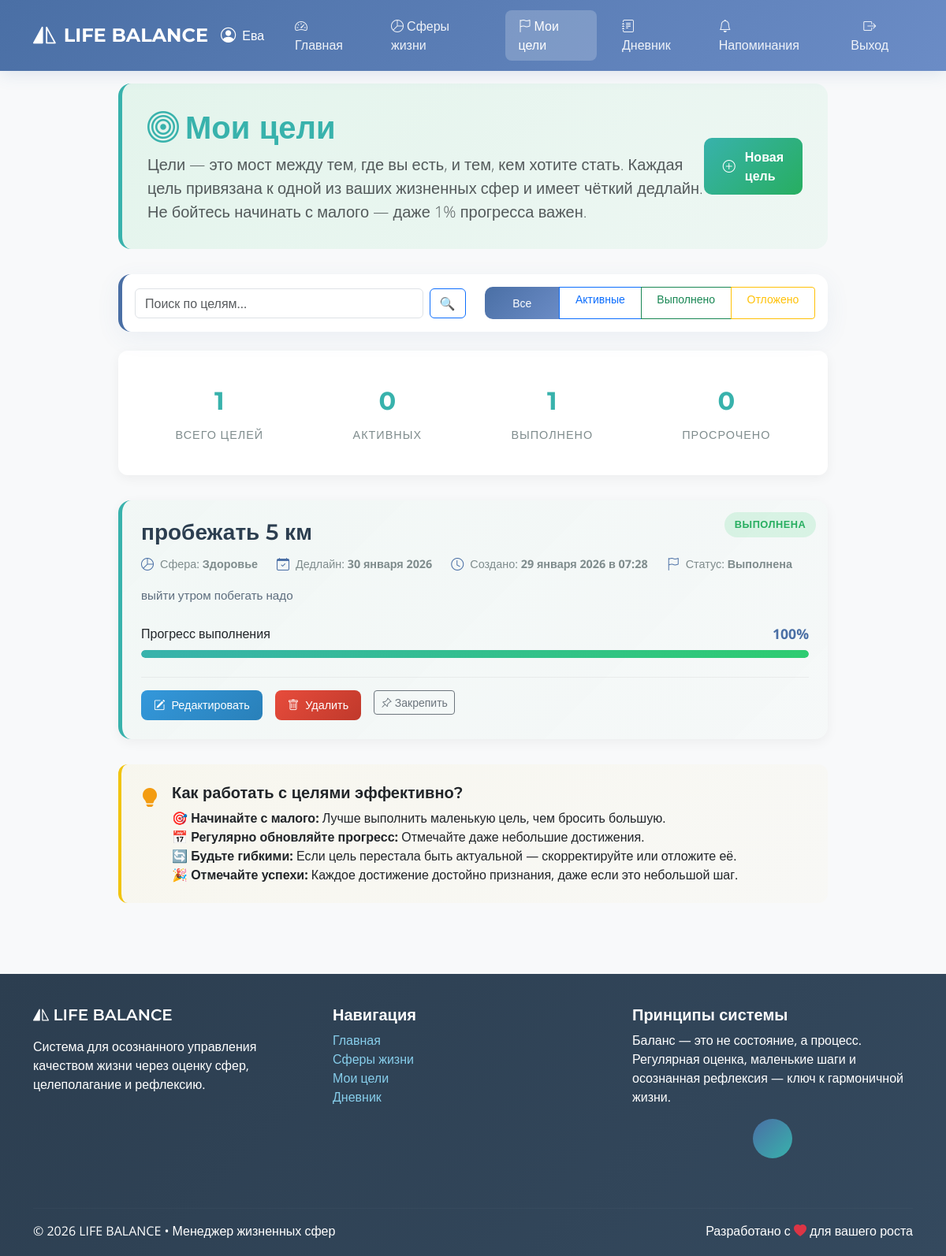
Screenshot of /goals/ (signed in) with the database file from the repository.
### lifemanager/models.py (models this page shows, shortened)
class User(AbstractBaseUser):
    id = models.UUIDField(primary_key=True, default=uuid.uuid4, editable=False)
    name = models.CharField(max_length=100, null=False, blank=False)
    email = models.EmailField(max_length=255, unique=True, null=False, blank=False)
    created_at = models.DateTimeField(auto_now_add=True)
    is_active = models.BooleanField(default=True)
    is_admin = models.BooleanField(default=False)
    objects = UserManager()
    USERNAME_FIELD = 'email'
    REQUIRED_FIELDS = ['name']

class Goal(models.Model):
    class Status(models.TextChoices):
        ACTIVE = 'active', 'Активна'
        COMPLETED = 'completed', 'Выполнена'
        POSTPONED = 'postponed', 'Отложена'
    id = models.UUIDField(primary_key=True, default=uuid.uuid4, editable=False)
    title = models.CharField(max_length=100, null=False, blank=False)
    description = models.TextField(null=True, blank=True)
    deadline = models.DateField(null=False, blank=False)
    status = models.CharField(max_length=20, choices=Status.choices, default=Status.ACTIVE)
    progress = models.PositiveSmallIntegerField(
        validators=[MinValueValidator(0), MaxValueValidator(100)],
        default=0,
        null=False,
        blank=False
    )
    user = models.ForeignKey(User, on_delete=models.CASCADE)
    sphere = models.ForeignKey(LifeSphere, on_delete=models.CASCADE)
    created_at = models.DateTimeField(auto_now_add=True, verbose_name="Дата создания")
    is_pinned = models.BooleanField(default=False, verbose_name="Закреплено")
    class Meta:
        ordering = ['-is_pinned', 'deadline']

class LifeSphere(models.Model):
    id = models.UUIDField(primary_key=True, default=uuid.uuid4, editable=False)
    title = models.CharField(max_length=50, unique=True, null=False, blank=False)
    description = models.TextField(null=True, blank=True)

### lifemanager/views.py (the view)
# urls.py: path('goals/', views.goal_list, name='goal_list'),
@login_required
def goal_list(request):
    goals = Goal.objects.filter(user=request.user).select_related('sphere')
    status_filter = request.GET.get('status')
    if status_filter in ['active', 'completed', 'postponed']:
        goals = goals.filter(status=status_filter)
    elif status_filter == 'all' or not status_filter:
        pass
    search_query = request.GET.get('search')
    if search_query:
        goals = goals.filter(
            Q(title__icontains=search_query) |
            Q(description__icontains=search_query)
        )
    goals = goals.annotate(
        sort_order=models.Case(
            models.When(is_pinned=True, then=0),
            models.When(status='active', then=1),
            models.When(status='postponed', then=2),
            models.When(status='completed', then=3),
            default=4,
            output_field=models.IntegerField()
        )
    ).order_by('sort_order', '-deadline')
    paginator = Paginator(goals, 5)
    page_number = request.GET.get('page')
    try:
        page_obj = paginator.get_page(page_number)
    except (EmptyPage, PageNotAnInteger):
        page_obj = paginator.get_page(1)
    all_goals = Goal.objects.filter(user=request.user)
    total_count = all_goals.count()
    active_count = all_goals.filter(status='active').count()
    completed_count = all_goals.filter(status='completed').count()
    overdue_count = all_goals.filter(deadline__lt=date.today(), status='active').count()
    return render(request, 'goals/goal_list.html', {
        'page_obj': page_obj,
        'total_count': total_count,
        'active_count': active_count,
        'completed_count': completed_count,
        'overdue_count': overdue_count,
        'current_status': status_filter or 'all',
        'search_query': search_query or '',
        'today': date.today(),
    })

### lifemanager/templates/goals/goal_list.html (shortened to what this page needs)
{% extends 'base.html' %}
{% block content %}
<div class="goals-container fade-in">
    <div class="goals-header">
        <div class="d-flex justify-content-between align-items-center">
            <div>
                <h1 class="display-6 fw-bold mb-2" style="color: var(--success);">
                    <i class="bi bi-bullseye me-2"></i>Мои цели
                </h1>
                <p class="lead mb-0 text-muted">
                    Цели — это мост между тем, где вы есть, и тем, кем хотите стать.
                    Каждая цель привязана к одной из ваших жизненных сфер и имеет чёткий дедлайн.
                    Не бойтесь начинать с малого — даже 1% прогресса важен.
                </p>
            </div>
            <a href="{% url 'create_goal' %}" class="btn-create-goal">
                <i class="bi bi-plus-circle me-1"></i> Новая цель
            </a>
        </div>
    </div>
    <div class="card mb-4">
        <div class="card-body">
            <div class="row align-items-center">
                <div class="col-md-6 mb-2 mb-md-0">
                    <form method="get" class="d-flex">
                        <input type="text" name="search" class="form-control me-2"
                           placeholder="Поиск по целям..." value="{{ search_query }}">
                        <button type="submit" class="btn btn-outline-primary">🔍</button>
                    </form>
                </div>
                <div class="col-md-6">
                    <div class="btn-group w-100" role="group">
                        <a href="?status=all" class="btn btn-sm {% if current_status == 'all' %}btn-primary{% else %}btn-outline-primary{% endif %}">Все</a>
                        <a href="?status=active" class="btn btn-sm {% if current_status == 'active' %}btn-primary{% else %}btn-outline-primary{% endif %}">Активные</a>
                        <a href="?status=completed" class="btn btn-sm {% if current_status == 'completed' %}btn-success{% else %}btn-outline-success{% endif %}">Выполнено</a>
                        <a href="?status=postponed" class="btn btn-sm {% if current_status == 'postponed' %}btn-warning{% else %}btn-outline-warning{% endif %}">Отложено</a>
                    </div>
                </div>
            </div>
        </div>
    </div>
    <div class="goals-stats">
        <div class="stat-item">
            <div class="stat-value">{{ total_count }}</div>
            <div class="stat-label">Всего целей</div>
        </div>
        <div class="stat-item">
            <div class="stat-value">{{ active_count }}</div>
            <div class="stat-label">Активных</div>
        </div>
        <div class="stat-item">
            <div class="stat-value">{{ completed_count }}</div>
            <div class="stat-label">Выполнено</div>
        </div>
        <div class="stat-item">
            <div class="stat-value">{{ overdue_count }}</div>
            <div class="stat-label">Просрочено</div>
        </div>
    </div>
    {% if page_obj %}
    <div class="goals-list">
        {% for goal in page_obj %}
        <div class="goal-card {% if goal.status == 'completed' %}completed{% elif goal.is_overdue %}overdue{% endif %}">
            <div class="goal-status-badge
            {% if goal.status == 'active' %}badge-active
            {% elif goal.status == 'completed' %}badge-completed
            {% elif goal.status == 'postponed' %}badge-postponed
            {% elif goal.deadline < today and goal.status == 'active' %}badge-overdue{% endif %}">
                {% if goal.deadline < today and goal.status == 'active' %}
                <i class="bi bi-exclamation-triangle me-1"></i>Просрочено
                {% else %}
                {{ goal.get_status_display }}
                {% endif %}
            </div>
            <h3 class="goal-title">{{ goal.title }}</h3>
            <div class="goal-meta">
                <div class="meta-item">
                    <i class="bi bi-pie-chart meta-icon"></i>
                    <span>Сфера: <strong>{{ goal.sphere.title }}</strong></span>
                </div>
                <div class="meta-item">
                    <i class="bi bi-calendar-check meta-icon"></i>
                    <span>Дедлайн: <strong>{{ goal.deadline|date:"d E Y" }}</strong></span>
                </div>
                <div class="meta-item">
                    <i class="bi bi-clock meta-icon"></i>
                    <span>Создано: <strong>{{ goal.created_at|date:"d E Y в H:i" }}</strong></span>
                </div>
                <div class="meta-item">
                    <i class="bi bi-flag meta-icon"></i>
                    <span>Статус: <strong>{{ goal.get_status_display }}</strong></span>
                </div>
            </div>
                {% if goal.description %}
                <div class="goal-description">
                    {{ goal.description|linebreaks }}
                </div>
                {% endif %}
                <div class="goal-progress">
                    <div class="progress-header">
                        <span>Прогресс выполнения</span>
                        <span class="progress-percentage">{{ goal.progress }}%</span>
                    </div>
                    <div class="progress-bar-custom">
                        <div class="progress-fill {% if goal.status == 'completed' %}completed{% endif %}"
                             style="width: {{ goal.progress }}%"></div>
                    </div>
                </div>
                <div class="goal-actions">
                    <a href="{% url 'edit_goal' goal.id %}" class="btn-edit">
                        <i class="bi bi-pencil-square"></i> Редактировать
                    </a>
                    <a href="{% url 'delete_goal' goal.id %}" class="btn-delete">
                        <i class="bi bi-trash"></i> Удалить
                    </a>
                    <form method="post" action="{% url 'toggle_pin_goal' goal.id %}" style="display: inline;">
                        <button type="submit" class="btn {% if goal.is_pinned %}btn-warning{% else %}btn-outline-secondary{% endif %} btn-sm">
                            <i class="bi {% if goal.is_pinned %}bi-pin-angle-fill{% else %}bi-pin-angle{% endif %}"></i>
                            {{ goal.is_pinned|yesno:"Открепить,Закрепить" }}
                        </button>
                    </form>
                </div>
            </div>
            {% endfor %}
        </div>
    {% endif %}
    <div class="tips-card">
        <div class="d-flex">
            <div class="me-3">
                <i class="bi bi-lightbulb-fill" style="font-size: 1.5rem; color: #f39c12;"></i>
            </div>
            <div>
                <h5 class="mb-2">Как работать с целями эффективно?</h5>
                <p class="mb-0">
                    <strong>🎯 Начинайте с малого:</strong> Лучше выполнить маленькую цель, чем бросить большую.<br>
                    <strong>📅 Регулярно обновляйте прогресс:</strong> Отмечайте даже небольшие достижения.<br>
                    <strong>🔄 Будьте гибкими:</strong> Если цель перестала быть актуальной — скорректируйте или отложите её.<br>
                    <strong>🎉 Отмечайте успехи:</strong> Каждое достижение достойно признания, даже если это небольшой шаг.
                </p>
            </div>
        </div>
    </div>
</div>
{% endblock %}

### lifemanager/templates/base.html (shortened to what this page needs)
{% load json_extras %}
{% load static %}
<!DOCTYPE html>
<html lang="ru">
<head>
    <link href="https://cdn.jsdelivr.net/npm/bootstrap@5.3.0/dist/css/bootstrap.min.css" rel="stylesheet">
    <link rel="stylesheet" href="https://cdn.jsdelivr.net/npm/bootstrap-icons@1.10.0/font/bootstrap-icons.css">
</head>
<body>
    <nav class="navbar navbar-expand-lg navbar-dark fixed-top">
        <div class="container">
            <a class="navbar-brand" href="{% url 'dashboard' %}">
                <i class="bi bi-symmetry-vertical"></i>
                LIFE BALANCE
            </a>
            <div class="collapse navbar-collapse" id="navbarNav">
                <ul class="navbar-nav ms-auto">
                    {% if user.is_authenticated %}
                        <li class="nav-item d-flex align-items-center">
                            <a href="{% url 'profile' %}" class="user-greeting text-decoration-none" style="color: white;">
                                <i class="bi bi-person-circle"></i>
                                {{ user.name }}
                            </a>
                        </li>
                        <li class="nav-item">
                            <a class="nav-link {% if request.resolver_match.url_name == 'dashboard' %}active{% endif %}" href="{% url 'dashboard' %}">
                                <i class="bi bi-speedometer2"></i> Главная
                            </a>
                        </li>
                        <li class="nav-item">
                            <a class="nav-link {% if request.resolver_match.url_name == 'sphere_list' %}active{% endif %}" href="{% url 'sphere_list' %}">
                                <i class="bi bi-pie-chart"></i> Сферы жизни
                            </a>
                        </li>
                        <li class="nav-item">
                            <a class="nav-link {% if request.resolver_match.url_name == 'goal_list' %}active{% endif %}" href="{% url 'goal_list' %}">
                                <i class="bi bi-flag"></i> Мои цели
                            </a>
                        </li>
                        <li class="nav-item">
                            <a class="nav-link {% if request.resolver_match.url_name == 'diary_list' %}active{% endif %}" href="{% url 'diary_list' %}">
                                <i class="bi bi-journal-text"></i> Дневник
                            </a>
                        </li>
                        <li class="nav-item">
                            <a class="nav-link {% if request.resolver_match.url_name == 'reminder_list' %}active{% endif %}" href="{% url 'reminder_list' %}">
                                <i class="bi bi-bell"></i> Напоминания
                            </a>
                         </li>
                        <li class="nav-item">
                            <a class="nav-link btn btn-outline-light btn-sm ms-2" href="{% url 'logout' %}">
                                <i class="bi bi-box-arrow-right"></i> Выход
                            </a>
                        </li>
                    {% endif %}
                </ul>
            </div>
        </div>
    </nav>
    <main class="main-container">
        <div class="container fade-in">
            {% block content %}{% endblock %}
        </div>
    </main>
    <footer class="footer">
        <div class="container">
            <div class="row">
                <div class="col-md-4 mb-4">
                    <h5><i class="bi bi-symmetry-vertical"></i> LIFE BALANCE</h5>
                    <p class="mt-3">Система для осознанного управления качеством жизни через оценку сфер, целеполагание и рефлексию.</p>
                </div>
                <div class="col-md-4 mb-4">
                    <h5>Навигация</h5>
                    <ul class="list-unstyled">
                        <li><a href="{% url 'dashboard' %}">Главная</a></li>
                        <li><a href="{% url 'sphere_list' %}">Сферы жизни</a></li>
                        <li><a href="{% url 'goal_list' %}">Мои цели</a></li>
                        <li><a href="{% url 'diary_list' %}">Дневник</a></li>
                    </ul>
                </div>
                <div class="col-md-4 mb-4">
                    <h5>Принципы системы</h5>
                    <p>Баланс — это не состояние, а процесс. Регулярная оценка, маленькие шаги и осознанная рефлексия — ключ к гармоничной жизни.</p>
                    <div class="balance-icon">
                    </div>
                </div>
            </div>
            <hr class="mt-4 mb-3" style="border-color: rgba(255,255,255,0.1);">
            <div class="row">
                <div class="col-md-6">
                    <p class="mb-0">&copy; {% now "Y" %} LIFE BALANCE • Менеджер жизненных сфер</p>
                </div>
                <div class="col-md-6 text-md-end">
                    <p class="mb-0">Разработано с <i class="bi bi-heart-fill text-danger"></i> для вашего роста</p>
                </div>
            </div>
        </div>
    </footer>
</body>
</html>

### rows the page displays
User: name "Ева"
Goal: status "ВЫПОЛНЕНА", title "пробежать 5 км", sphere "Здоровье", deadline "30 января 2026", created_at "29 января 2026 в 07:28", status "Выполнена", description "выйти утром побегать надо", progress "100", is_pinned "Закрепить"

### other values shown
{{ total_count }} "1"
{{ active_count }} "0"
{{ completed_count }} "1"
{{ overdue_count }} "0"
